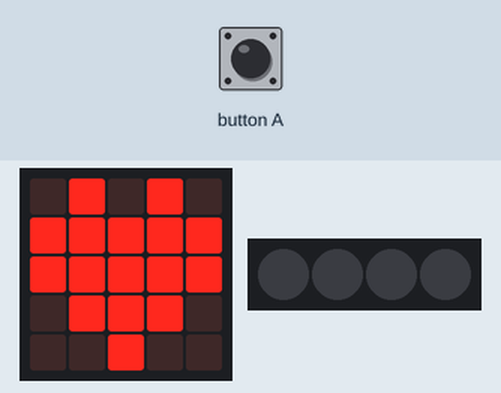
A program run on a simulated BBC micro:bit (MakeCode). Parts: the board's 5×5 LED display, 4 RGB LEDs in strip order, left to right. The test bench sets the inputs (shaded band). Dim RGB values are drawn brighter than linear.

Above: at 3.4 s.
3.5 s: button A pressed for 0.15 s
At 4.6 s:
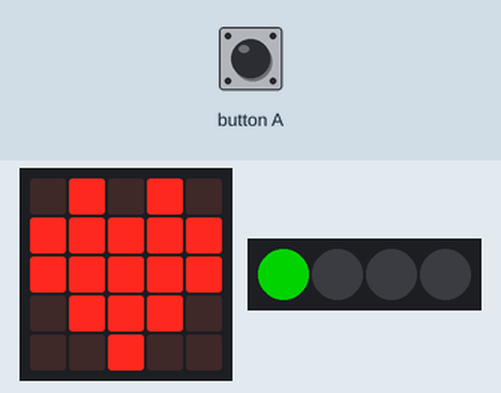
At 6.9 s:
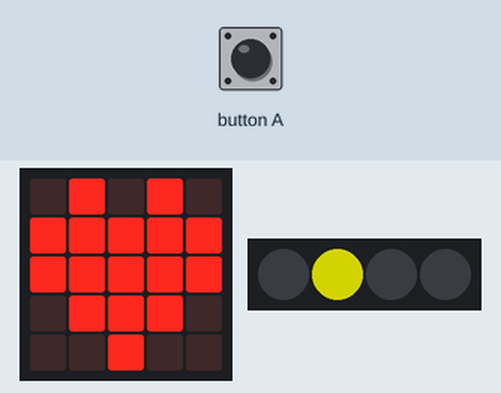
Timing chart, 0 to 14.2 s (numbered marks = the images above; inputs shaded):
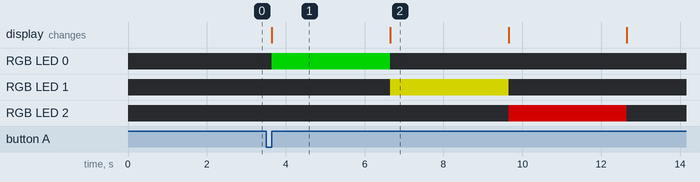

Measured:
- after the input at 3.5 s, RGB LED 0: off → RGB(0, 127, 0) after 0.15 s, → off 3.0 s later; RGB LED 1: off → RGB(127, 127, 0) after 3.2 s, → off 3.0 s later; RGB LED 2: off → RGB(127, 0, 0) after 6.2 s, → off 3.0 s later
- what the display in image 1 shows lasts 3.0 s, from 3.7 s to 6.7 s

The program:

main.ts
```typescript
// (licence header left out)
// variable
let neopixelStrip: neopixel.Strip = null

basic.clearScreen()
basic.showIcon(IconNames.Heart)
basic.pause(1000)

neopixelStrip = neopixel.create(DigitalPin.P16, 4, NeoPixelMode.RGB)
neopixelStrip.setPixelColor(0, neopixel.colors(NeoPixelColors.Black))
neopixelStrip.setPixelColor(1, neopixel.colors(NeoPixelColors.Black))
neopixelStrip.setPixelColor(2, neopixel.colors(NeoPixelColors.Black))
neopixelStrip.setPixelColor(3, neopixel.colors(NeoPixelColors.Black))
neopixelStrip.show()
basic.showIcon(IconNames.Heart)

input.onButtonPressed(Button.A, function () {
  neopixelStrip.setPixelColor(0, neopixel.colors(NeoPixelColors.Green))
  neopixelStrip.show()
  basic.pause(3000)
  neopixelStrip.setPixelColor(0, neopixel.colors(NeoPixelColors.Black))
  neopixelStrip.setPixelColor(1, neopixel.colors(NeoPixelColors.Yellow))
  neopixelStrip.show()
  basic.pause(3000)
  neopixelStrip.setPixelColor(2, neopixel.colors(NeoPixelColors.Red))
  neopixelStrip.setPixelColor(1, neopixel.colors(NeoPixelColors.Black))
  neopixelStrip.show()
  basic.pause(3000)
  neopixelStrip.setPixelColor(2, neopixel.colors(NeoPixelColors.Black))
  neopixelStrip.show()
  basic.pause(3000)

  basic.showIcon(IconNames.Heart)
})
```
